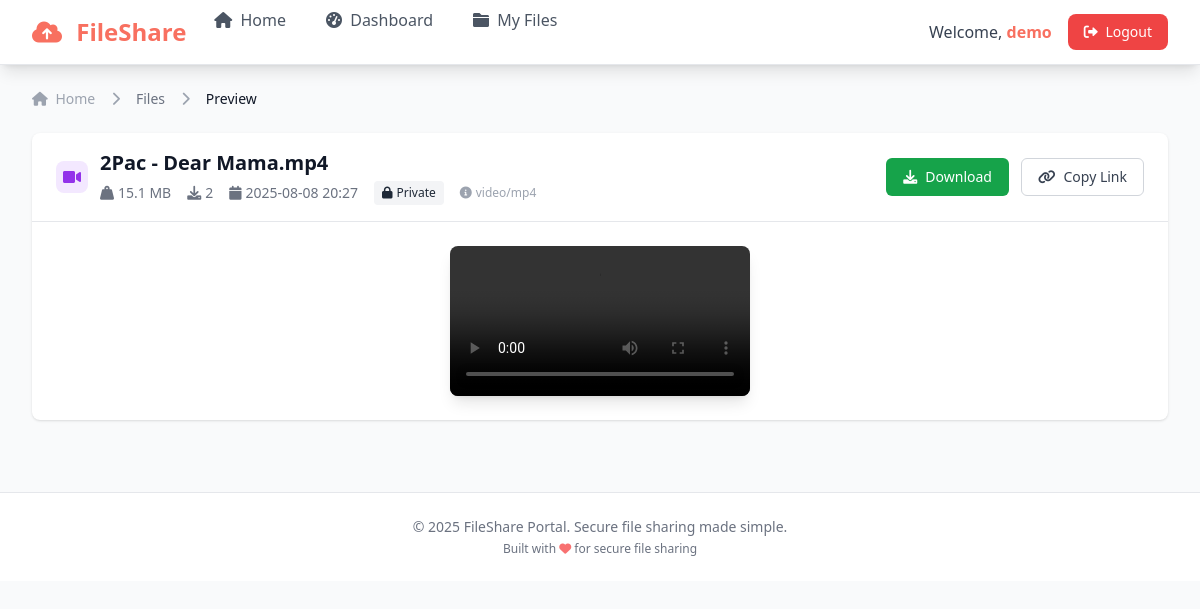
Screenshot of /files/preview/6b0e1bd2-bcaf-475e-a834-a302905a3454 (signed in) with the database file from the repository.
### app/db/models.py (models this page shows)
class User(Base):
    __tablename__ = "users"
    id = Column(Integer, primary_key=True, index=True)
    username = Column(String, unique=True, index=True, nullable=False)
    hashed_password = Column(String, nullable=False)
    is_active = Column(Boolean, default=True)
    created_at = Column(DateTime, default=datetime.utcnow)
    last_login = Column(DateTime)
    files = relationship("File", back_populates="owner")

class File(Base):
    __tablename__ = "files"
    id = Column(Integer, primary_key=True, index=True)
    file_id = Column(String, unique=True, index=True, nullable=False)
    filename = Column(String, nullable=False)
    original_filename = Column(String, nullable=False)
    path = Column(String, nullable=False)
    file_size = Column(BigInteger)
    content_type = Column(String)
    upload_time = Column(DateTime, default=datetime.utcnow)
    ttl = Column(Integer, default=0)  # 0 means no expiry
    download_count = Column(Integer, default=0)
    is_active = Column(Boolean, default=True)
    is_public = Column(Boolean, default=False)  # New field for public/private sharing
    owner_id = Column(Integer, ForeignKey("users.id"))
    owner = relationship("User", back_populates="files")

### app/api/routers/files.py (the view)
@router.get("/preview/{file_id}", response_class=HTMLResponse, name="preview_file")
async def preview_file(
    request: Request,
    file_id: str,
    db: Session = Depends(get_db),
    current_user: Optional[User] = Depends(get_current_user_optional)
):
    try:
        user_id = current_user.id if current_user else None
        preview = file_service.get_file_preview(db, file_id, user_id)
        return templates.TemplateResponse(
            "preview.html", {
                "request": request,
                "preview": preview,
                "user": current_user
            }
        )
    except HTTPException as e:
        return templates.TemplateResponse(
            "error.html", {
                "request": request,
                "error": e.detail,
                "user": current_user
            }
        )

### templates/preview.html (shortened to what this page needs)
{% extends "layout.html" %}
{% block content %}
<div class="px-4 sm:px-6 lg:px-0">
    <div class="mb-4 sm:mb-6">
        <nav class="flex" aria-label="Breadcrumb">
            <ol class="flex items-center space-x-2 sm:space-x-4 text-xs sm:text-sm">
                <li>
                    <div>
                        <a href="/" class="text-gray-400 hover:text-gray-500">
                            <i class="fas fa-home"></i>
                            <span class="sr-only sm:not-sr-only sm:ml-1">Home</span>
                        </a>
                    </div>
                </li>
                <li>
                    <div class="flex items-center">
                        <i class="fas fa-chevron-right text-gray-400 mr-2 sm:mr-4"></i>
                        <a href="/files" class="font-medium text-gray-500 hover:text-gray-700">Files</a>
                    </div>
                </li>
                <li>
                    <div class="flex items-center">
                        <i class="fas fa-chevron-right text-gray-400 mr-2 sm:mr-4"></i>
                        <span class="font-medium text-gray-900">Preview</span>
                    </div>
                </li>
            </ol>
        </nav>
    </div>
    <div class="bg-white shadow rounded-lg">
        <div class="px-4 sm:px-6 py-4 border-b border-gray-200">
            <div class="flex flex-col sm:flex-row sm:items-center sm:justify-between space-y-4 sm:space-y-0">
                <div class="flex items-start sm:items-center">
                    <div class="flex-shrink-0 mr-3">
                        {% if preview.preview_type == 'image' %}
                            <div class="h-8 w-8 bg-green-100 rounded-lg flex items-center justify-center">
                                <i class="fas fa-image text-green-600"></i>
                            </div>
                        {% elif preview.preview_type == 'pdf' %}
                            <div class="h-8 w-8 bg-red-100 rounded-lg flex items-center justify-center">
                                <i class="fas fa-file-pdf text-red-600"></i>
                            </div>
                        {% elif preview.preview_type == 'video' %}
                            <div class="h-8 w-8 bg-purple-100 rounded-lg flex items-center justify-center">
                                <i class="fas fa-video text-purple-600"></i>
                            </div>
                        {% elif preview.preview_type == 'audio' %}
                            <div class="h-8 w-8 bg-yellow-100 rounded-lg flex items-center justify-center">
                                <i class="fas fa-music text-yellow-600"></i>
                            </div>
                        {% elif preview.preview_type == 'archive' %}
                            <div class="h-8 w-8 bg-orange-100 rounded-lg flex items-center justify-center">
                                <i class="fas fa-file-archive text-orange-600"></i>
                            </div>
                        {% elif preview.preview_type == 'office' %}
                            <div class="h-8 w-8 bg-indigo-100 rounded-lg flex items-center justify-center">
                                <i class="fas fa-file-word text-indigo-600"></i>
                            </div>
                        {% else %}
                            <div class="h-8 w-8 bg-gray-100 rounded-lg flex items-center justify-center">
                                <i class="fas fa-file text-gray-600"></i>
                            </div>
                        {% endif %}
                    </div>
                    <div class="min-w-0">
                        <h1 class="text-lg sm:text-xl font-semibold text-gray-900 break-words">{{ preview.original_filename }}</h1>
                        <div class="flex flex-wrap items-center mt-1 text-xs sm:text-sm text-gray-500 gap-2 sm:gap-4">
                            <span class="inline-flex items-center">
                                <i class="fas fa-weight-hanging mr-1"></i>
                                {% if preview.file_size > 1024*1024 %}
                                    {{ "%.1f"|format(preview.file_size / (1024*1024)) }} MB
                                {% elif preview.file_size > 1024 %}
                                    {{ "%.1f"|format(preview.file_size / 1024) }} KB
                                {% else %}
                                    {{ preview.file_size }} B
                                {% endif %}
                            </span>
                            <span class="inline-flex items-center">
                                <i class="fas fa-download mr-1"></i>
                                {{ preview.download_count }}
                            </span>
                            <span class="inline-flex items-center">
                                <i class="fas fa-calendar mr-1"></i>
                                <span class="hidden sm:inline">{{ preview.upload_time.strftime('%Y-%m-%d %H:%M') }}</span>
                            </span>
                            <span>
                                {% if preview.is_public %}
                                    <span class="inline-flex items-center px-2 py-1 rounded text-xs font-medium bg-green-100 text-green-800">
                                        <i class="fas fa-globe mr-1"></i>Public
                                    </span>
                                {% else %}
                                    <span class="inline-flex items-center px-2 py-1 rounded text-xs font-medium bg-gray-100 text-gray-800">
                                        <i class="fas fa-lock mr-1"></i>Private
                                    </span>
                                {% endif %}
                            </span>
                            {% if preview.content_type %}
                                <span class="hidden sm:inline-flex items-center text-xs text-gray-400">
                                    <i class="fas fa-info-circle mr-1"></i>
                                    {{ preview.content_type }}
                                </span>
                            {% endif %}
                        </div>
                    </div>
                </div>
                <div class="flex flex-col sm:flex-row items-stretch sm:items-center space-y-2 sm:space-y-0 sm:space-x-3">
                    <a href="/files/download/{{ preview.file_id }}"
                       class="inline-flex items-center justify-center px-4 py-2 border border-transparent text-sm font-medium rounded-md text-white bg-green-600 hover:bg-green-700 transition-colors">
                        <i class="fas fa-download mr-2"></i>
                        Download
                    </a>
                    <button data-copy-url="{{ request.url_for('download_file', file_id=preview.file_id) }}"
                            onclick="copyToClipboard(this.dataset.copyUrl)"
                            class="inline-flex items-center justify-center px-4 py-2 border border-gray-300 text-sm font-medium rounded-md text-gray-700 bg-white hover:bg-gray-50 transition-colors">
                        <i class="fas fa-link mr-2"></i>
                        Copy Link
                    </button>
                </div>
            </div>
        </div>
        <div class="p-4 sm:p-6">
            {% if preview.can_preview %}
                {% if preview.preview_type == 'image' %}
                    <div class="text-center">
                        <img src="/files/download/{{ preview.file_id }}"
                             alt="{{ preview.original_filename }}"
                             class="max-w-full h-auto rounded-lg shadow-lg mx-auto"
                             style="max-height: 60vh; max-height: 80vh;">
                    </div>
                {% elif preview.preview_type == 'video' %}
                    <div class="text-center">
                        <video controls class="max-w-full h-auto rounded-lg shadow-lg mx-auto" style="max-height: 50vh; max-height: 70vh;">
                            <source src="/files/download/{{ preview.file_id }}" type="{{ preview.content_type }}">
                        </video>
                    </div>
                {% endif %}
            {% endif %}
        </div>
    </div>
</div>
{% endblock %}

### templates/layout.html (shortened to what this page needs)
<!DOCTYPE html>
<html lang="en" class="h-full">
<head>
    <script src="https://cdn.tailwindcss.com"></script>
    <link rel="stylesheet" href="https://cdnjs.cloudflare.com/ajax/libs/font-awesome/6.0.0/css/all.min.css">
</head>
<body class="h-full bg-gray-50">
    <nav class="bg-white shadow-lg border-b border-gray-200">
        <div class="max-w-7xl mx-auto px-4 sm:px-6 lg:px-8">
            <div class="flex justify-between h-16">
                <div class="flex">
                    <div class="flex-shrink-0 flex items-center">
                        <a href="/" class="text-xl lg:text-2xl font-bold text-primary hover:text-coral-dark transition-colors">
                            <i class="fas fa-cloud-upload-alt mr-2"></i>
                            <span class="hidden sm:inline">FileShare</span>
                        </a>
                    </div>
                    {% if user %}
                    <div class="hidden md:ml-6 md:flex md:space-x-8">
                        <a href="/" class="nav-link border-transparent text-gray-600 hover:text-primary whitespace-nowrap py-2 px-1 border-b-2 font-medium text-sm lg:text-base">
                            <i class="fas fa-home mr-1"></i> Home
                        </a>
                        <a href="/dashboard" class="nav-link border-transparent text-gray-600 hover:text-primary whitespace-nowrap py-2 px-1 border-b-2 font-medium text-sm lg:text-base">
                            <i class="fas fa-tachometer-alt mr-1"></i> Dashboard
                        </a>
                        <a href="/files" class="nav-link border-transparent text-gray-600 hover:text-primary whitespace-nowrap py-2 px-1 border-b-2 font-medium text-sm lg:text-base">
                            <i class="fas fa-folder mr-1"></i> My Files
                        </a>
                    </div>
                    {% endif %}
                </div>
                <div class="hidden md:ml-6 md:flex md:items-center space-x-4">
                    {% if user %}
                        <span class="text-gray-700 text-sm lg:text-base">Welcome, <strong class="text-primary">{{ user.username }}</strong></span>
                        <a href="/logout" class="bg-red-500 hover:bg-red-600 text-white px-3 lg:px-4 py-2 rounded-lg text-sm font-medium transition-all duration-200 hover:shadow-md">
                            <i class="fas fa-sign-out-alt mr-1"></i>
                            <span class="hidden lg:inline">Logout</span>
                        </a>
                    {% endif %}
                </div>
            </div>
        </div>
    </nav>
    <main class="max-w-7xl mx-auto py-4 lg:py-6 px-4 sm:px-6 lg:px-8">
        {% block content %}{% endblock %}
    </main>
    <footer class="bg-white border-t border-gray-200 mt-8 lg:mt-12">
        <div class="max-w-7xl mx-auto py-4 lg:py-6 px-4 sm:px-6 lg:px-8">
            <div class="text-center text-gray-500 text-xs sm:text-sm">
                <p>&copy; 2025 FileShare Portal. Secure file sharing made simple.</p>
                <p class="mt-1 text-xs">Built with <i class="fas fa-heart text-red-400"></i> for secure file sharing</p>
            </div>
        </div>
    </footer>
</body>
</html>

### templates/layout.html (style rules this page uses)
.nav-link { position: relative; transition: all 0.2s ease; }
.nav-link::after { content: ''; position: absolute; width: 0; height: 2px; bottom: -2px; left: 50%; background: #F87060; transition: all 0.3s ease; transform: translateX(-50%); }

### rows the page displays
User: username "demo"
File: original_filename "2Pac - Dear Mama.mp4", preview.file_size/(1024*1024) "15.1", upload_time "2025-08-08 20:27", content_type "video/mp4"

### other values shown
{{ preview.download_count }} "2"
